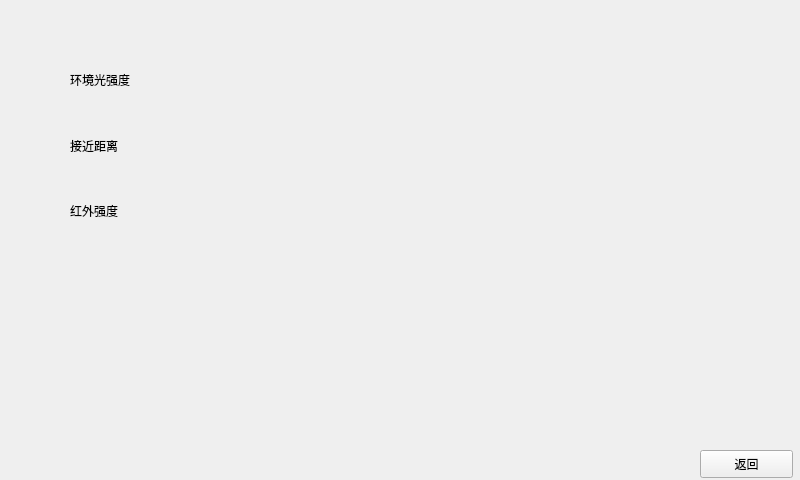
<?xml version="1.0" encoding="UTF-8"?>
<ui version="4.0">
 <class>second</class>
 <widget class="QWidget" name="second">
  <property name="enabled">
   <bool>true</bool>
  </property>
  <property name="geometry">
   <rect>
    <x>0</x>
    <y>0</y>
    <width>800</width>
    <height>480</height>
   </rect>
  </property>
  <property name="contextMenuPolicy">
   <enum>Qt::DefaultContextMenu</enum>
  </property>
  <property name="windowTitle">
   <string>Form</string>
  </property>
  <property name="styleSheet">
   <string notr="true"/>
  </property>
  <widget class="QPushButton" name="pushButton">
   <property name="geometry">
    <rect>
     <x>700</x>
     <y>450</y>
     <width>93</width>
     <height>28</height>
    </rect>
   </property>
   <property name="text">
    <string>返回</string>
   </property>
  </widget>
  <widget class="QWidget" name="layoutWidget">
   <property name="geometry">
    <rect>
     <x>70</x>
     <y>50</y>
     <width>351</width>
     <height>191</height>
    </rect>
   </property>
   <layout class="QVBoxLayout" name="verticalLayout">
    <item>
     <layout class="QHBoxLayout" name="horizontalLayout_2">
      <item>
       <layout class="QHBoxLayout" name="horizontalLayout">
        <item>
         <widget class="QLabel" name="label">
          <property name="text">
           <string>环境光强度</string>
          </property>
         </widget>
        </item>
       </layout>
      </item>
      <item>
       <widget class="QLabel" name="label_3">
        <property name="text">
         <string/>
        </property>
       </widget>
      </item>
     </layout>
    </item>
    <item>
     <layout class="QHBoxLayout" name="horizontalLayout_3">
      <item>
       <layout class="QHBoxLayout" name="horizontalLayout_4">
        <item>
         <widget class="QLabel" name="label_4">
          <property name="text">
           <string>接近距离</string>
          </property>
         </widget>
        </item>
       </layout>
      </item>
      <item>
       <widget class="QLabel" name="label_6">
        <property name="text">
         <string/>
        </property>
       </widget>
      </item>
     </layout>
    </item>
    <item>
     <layout class="QHBoxLayout" name="horizontalLayout_5">
      <item>
       <layout class="QHBoxLayout" name="horizontalLayout_6">
        <item>
         <widget class="QLabel" name="label_5">
          <property name="text">
           <string>红外强度</string>
          </property>
         </widget>
        </item>
       </layout>
      </item>
      <item>
       <widget class="QLabel" name="label_7">
        <property name="text">
         <string/>
        </property>
       </widget>
      </item>
     </layout>
    </item>
   </layout>
  </widget>
 </widget>
 <resources/>
 <connections/>
</ui>
